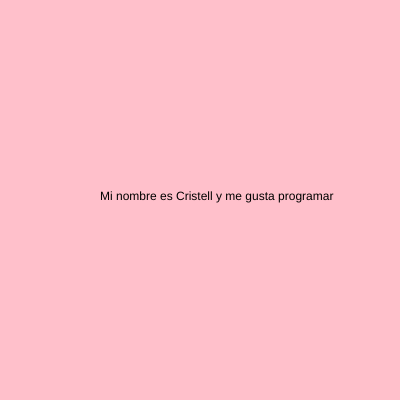
Frame 1 (no input)
Frame 60 (no input): identical to frame 1, image omitted
Frame 120 (the mouse pressed at the canvas centre since frame 60): identical to frame 1, image omitted

The p5.js sketch that drew this single still picture (run headless with seeded random() and noise() and a simulated clock; from frame 60 on, the mouse is pressed at the canvas centre):

// p5.js sketch
// ── sketch.js

function setup() {
  createCanvas(400,400);
}

function draw() 
{
  background("pink");
  text("Mi nombre es Cristell y me gusta programar", 100,200);
}
